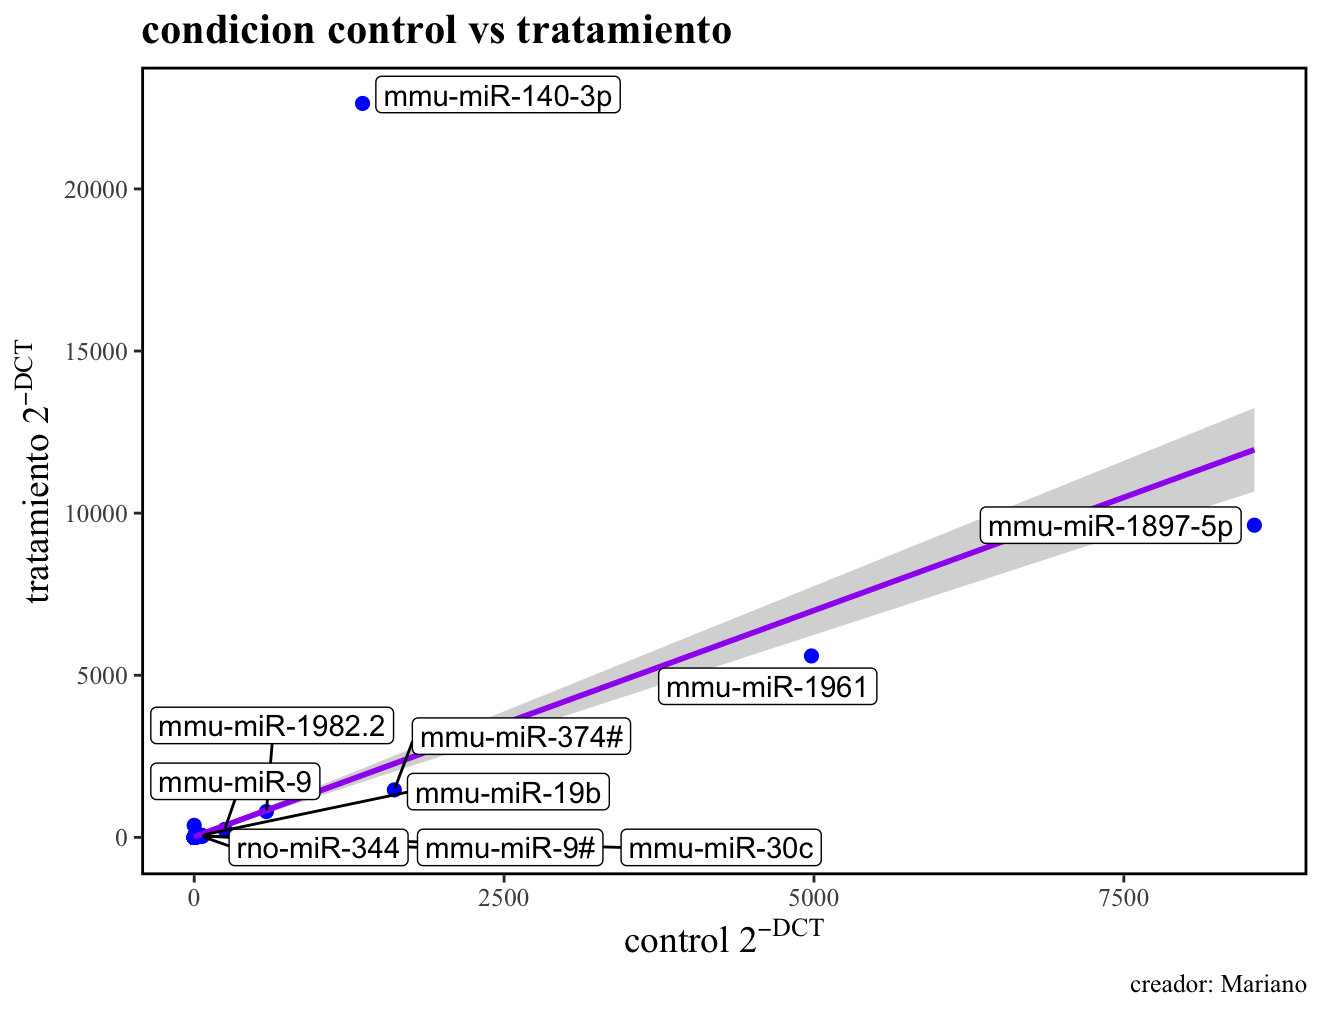

Write the R code that produced this figure.
# Tarea: Grafico de dispersion 
#Se realiza una serie de experimentos comparativos de cerebros de tres animales destetados
#cuyas madres estuvieron expuestas a una dieta restrictivas (desnutridas)
#y se compararon con tres animales cuyas madres se expusieron a una dieta ad libitum (eunutridas). 
#Se desea saber: 
 # ¿Qué miRNAs fueron los que más cambiaron entre los animales desnutridos (tratamiento) 
#omparados con los animales eunutridos (control)?
  
  
#install.packages("pacman")

library(pacman)

p_load("readr","ggplot2","dplyr","ggrepel")

datos<-read_csv(file="https://raw.githubusercontent.com/ManuelLaraMVZ/Transcript-mica/main/DesnutridasvsEunutridas.csv")

head(datos)

#Extracción de datos de referencia

controles<- datos %>% 
  filter(Condicion=="Control")

head(controles)

promedios_control<- controles %>% 
  summarise (Mean_C1= mean(Cx1), 
             Mean_C2= mean(Cx2),
             Mean_C3= mean(Cx3),
             Mean_T1= mean(T1),
             Mean_T2= mean(T2),
             Mean_T3= mean(T3)) %>% 
  mutate(Gen="Promedio_control") %>% 
  select(7,1,2,3,4,5,6)

promedios_control


###########
#Extraer los genes de la tabla datos

genes<-datos %>% 
  filter(Condicion=="Target") %>% 
  select(-2)
head(genes)


#######
# Sacar Delta 2 a la - delta ct

DCT<-genes %>% 
  mutate(DCT_C1=2^-(Cx1-promedios_control$Mean_C1),
         DCT_C2=2^-(Cx2-promedios_control$Mean_C2),
         DCT_C3=2^-(Cx3-promedios_control$Mean_C3),
         DCT_T1=2^-(T1-promedios_control$Mean_T1),
         DCT_T2=2^-(T2-promedios_control$Mean_T2),
         DCT_T3=2^-(T3-promedios_control$Mean_T3)) %>% 
  select(-2,-3,-4,-5,-6,-7)


DCT

promedio_genes<-DCT %>% 
  mutate(Mean_DCT_Cx=(DCT_C1+DCT_C2+DCT_C3)/3,
         Mean_DCT_Tx=(DCT_T1+DCT_T2+DCT_T3)/3)

promedio_genes

grafica_dispersion<-ggplot(promedio_genes,
                           mapping=aes(x=Mean_DCT_Cx,
                                       y=Mean_DCT_Tx),colour=cut)+
  
  geom_point(size=3,color="blue")+
  labs(title="Analisis de datos",x="Condicion Control(2^-DCT)",y="Tratamiento(2^-DCT)")+
  geom_smooth(method="lm",alpha=0.05,linewidth=1,span=1)+theme_minimal()



grafica_dispersion

###########
 
grafica_dispersion<-ggplot(promedio_genes,aes(x=Mean_DCT_Cx,
                                              y=Mean_DCT_Tx))+
  geom_point(size=2,
             color="blue")
grafica_dispersion

grafica_dispersion2 <- grafica_dispersion +
  geom_smooth(method = "lm", color = "purple") +
  labs(title = "condicion control vs tratamiento",
       caption = "creador: Mariano",
       x = expression("control 2"^-DCT),
       y = expression("tratamiento 2"^-DCT)) +
  theme_bw() +
  theme(text = element_text(family = "Times New Roman", size = 12),
        plot.title = element_text(size = 16, face = "bold"),
        axis.title = element_text(size = 14),
        legend.text = element_text(size = 14),
        panel.border = element_rect(color = "black", size = 1),
        panel.grid.major = element_blank(),
        panel.grid.minor = element_blank(),
        panel.background = element_rect(fill = "white", color = NA))


grafica_dispersion2

#################
#Identificacion de los genes
head(promedio_genes)

top_10<-promedio_genes %>% 
  select(1,8,9) %>% 
  top_n(10,Mean_DCT_Cx) %>% 
  arrange(desc(Mean_DCT_Cx))

head(top_10)

grafica_dispersion3 <- grafica_dispersion2 +
  geom_label_repel(data = top_10,
    mapping = aes(x = Mean_DCT_Cx, 
                                 y = Mean_DCT_Tx,
                                 label = Gen),
                   label.padding = unit(0.2, "lines"),
    max.overlaps = 40)

grafica_dispersion3
